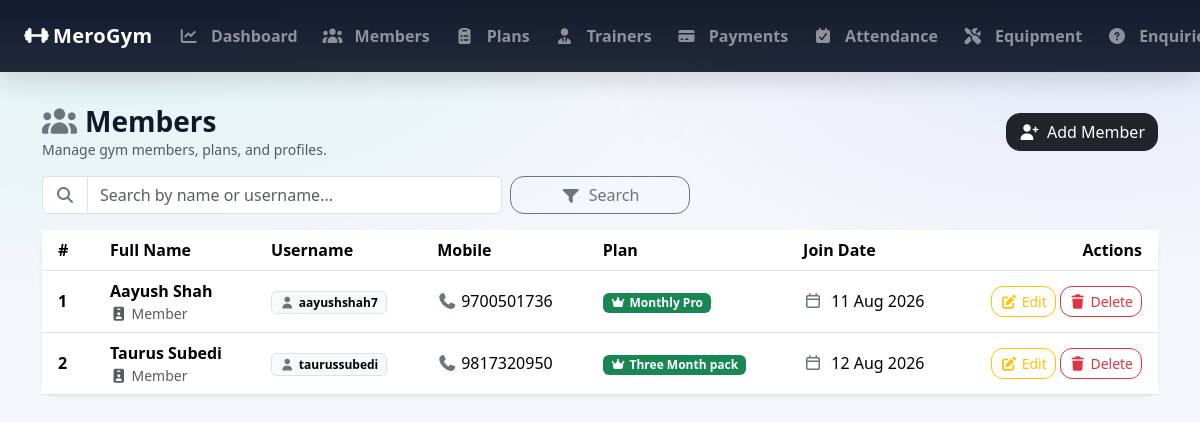
Page /admin_members/ (signed in) on the earlier database version.
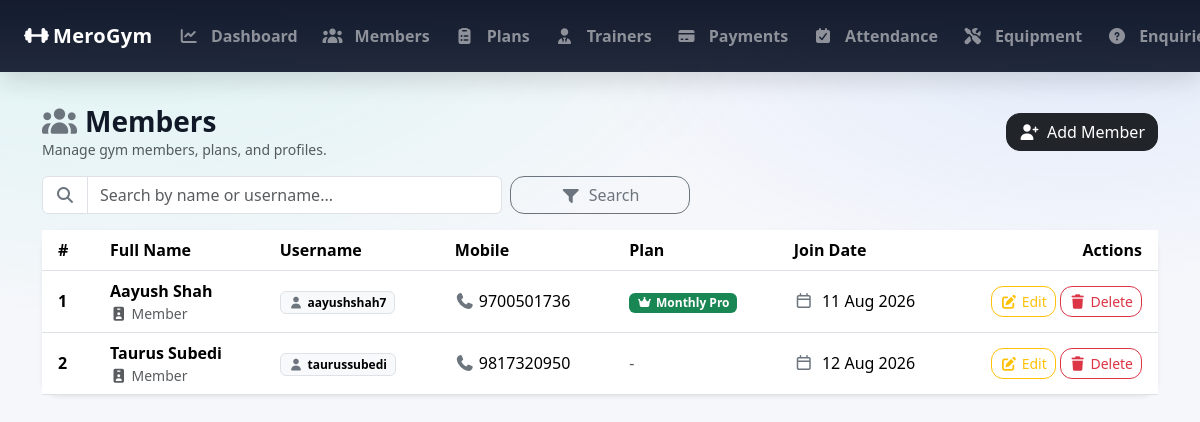
Same page on the later database version.
### GymApp/models.py (models this page shows, shortened)
class MemberProfile(models.Model):
    GENDER_CHOICES = (
        ('MALE', 'Male'),
        ('FEMALE', 'Female'),
        ('OTHER', 'Other'),
    )
    user = models.OneToOneField(settings.AUTH_USER_MODEL, on_delete=models.CASCADE, related_name='member_profile')
    full_name = models.CharField(max_length=100)
    mobile = models.CharField(max_length=15)
    age = models.PositiveIntegerField(null=True, blank=True)
    gender = models.CharField(max_length=10, choices=GENDER_CHOICES, null=True, blank=True)
    address = models.TextField(blank=True)
    join_date = models.DateField(default=timezone.now)
    plan = models.ForeignKey(MembershipPlan,
                             on_delete=models.SET_NULL, # If plan is deleted, set to null
                             null=True, blank=True,
                             related_name='members'
                             )
    trainer = models.ForeignKey(
        Trainer,
        on_delete=models.SET_NULL,  # If trainer is deleted, set to null
        null=True, blank=True,
        related_name='members' # access members via trainer.members
    )
    membership_start = models.DateField(null=True, blank=True)
    membership_end = models.DateField(null=True, blank=True)

class MembershipPlan(models.Model):
    name = models.CharField(max_length=100)
    duration_months = models.PositiveIntegerField()
    fee = models.PositiveIntegerField()
    description = models.TextField(blank=True)

class User(AbstractUser):
    ROLE_CHOICES = [
        ('ADMIN', 'Admin'),
        ('MEMBER', 'Member'),
    ]
    role = models.CharField(max_length=20, choices=ROLE_CHOICES, default='MEMBER')

### GymApp/views.py (the view)
    def wrapper(request, *args, **kwargs):
        if not request.user.is_authenticated or getattr(request.user, 'role', None) != 'ADMIN':
            messages.error(request, 'You must be logged in as an admin to access this page.')
            return redirect('admin_login')  # Redirect to the admin login page
        return view_func(request, *args, **kwargs)

### GymApp/views.py (called while the page is built)
def admin_required(view_func):
    def wrapper(request, *args, **kwargs):
        if not request.user.is_authenticated or getattr(request.user, 'role', None) != 'ADMIN':
            messages.error(request, 'You must be logged in as an admin to access this page.')
            return redirect('admin_login')  # Redirect to the admin login page
        return view_func(request, *args, **kwargs)
    return wrapper

@admin_required
def admin_members_list(request):
    search = request.GET.get('search', '')
    members = MemberProfile.objects.all().select_related('user', 'plan')
    if search:
        members = members.filter(full_name__icontains=search)
    return render(request, 'admin_members_list.html', {'members': members, 'search' : search})

### GymApp/templates/admin_members_list.html (shortened to what the changed rows need)
{% extends 'base.html' %}
{% block content %}
<div class="card border-0 shadow-sm" style="border-radius:18px;">
    <div class="card-body p-0">
        <div class="table-responsive">
            <table class="table table-hover align-middle mb-0">
                <thead style="background: rgba(15,23,42,.98); color: #fff;">
                <tr>
                    <th class="ps-3" style="width:60px;">#</th>
                    <th>Full Name</th>
                    <th>Username</th>
                    <th>Mobile</th>
                    <th>Plan</th>
                    <th>Join Date</th>
                    <th class="text-end pe-3" style="width:190px;">Actions</th>
                </tr>
                </thead>
                <tbody>
                {% for m in members %}
                    <tr>
                        <td class="ps-3 fw-semibold">{{ forloop.counter }}</td>
                        <td>
                            <div class="fw-semibold">{{ m.full_name }}</div>
                            <div class="small text-muted">
                                <i class="fa-solid fa-id-badge me-1"></i>Member
                            </div>
                        </td>
                        <td>
                            <span class="badge text-bg-light border">
                                <i class="fa-solid fa-user me-1 text-secondary"></i>{{ m.user.username }}
                            </span>
                        </td>
                        <td>
                            {% if m.mobile %}
                                <span class="text-nowrap">
                                    <i class="fa-solid fa-phone me-1 text-secondary"></i>{{ m.mobile }}
                                </span>
                            {% else %}
                                <span class="text-muted">-</span>
                            {% endif %}
                        </td>
                        <td>
                            {% if m.plan %}
                                <span class="badge text-bg-success">
                                    <i class="fa-solid fa-crown me-1"></i>{{ m.plan.name }}
                                </span>
                            {% else %}
                                <span class="text-muted">-</span>
                            {% endif %}
                        </td>
                        <td class="text-nowrap">
                            {% if m.join_date %}
                                <i class="fa-regular fa-calendar me-1 text-secondary"></i>
                                {{ m.join_date|date:"d M Y" }}
                            {% else %}
                                <span class="text-muted">-</span>
                            {% endif %}
                        </td>
                        <td class="text-end pe-3">
                            <a href="{% url 'admin_member_edit' m.id %}"
                               class="btn btn-sm btn-outline-warning"
                               style="border-radius:12px;">
                                <i class="fa-solid fa-pen-to-square me-1"></i>Edit
                            </a>
                            <form action="{% url 'admin_member_delete' m.id %}" method="post"
                                  class="d-inline-block">
                                <button type="submit"
                                        class="btn btn-sm btn-outline-danger"
                                        style="border-radius:12px;"
                                        onclick="return confirm('Delete this member?')">
                                    <i class="fa-solid fa-trash me-1"></i>Delete
                                </button>
                            </form>
                        </td>
                    </tr>
                {% endfor %}
                </tbody>
            </table>
        </div>
    </div>
</div>
{% endblock %}

Differences in the rows shown:
changed MemberProfile "Taurus Subedi": plan.name "Three Month pack" → (not shown); now shows "-"
